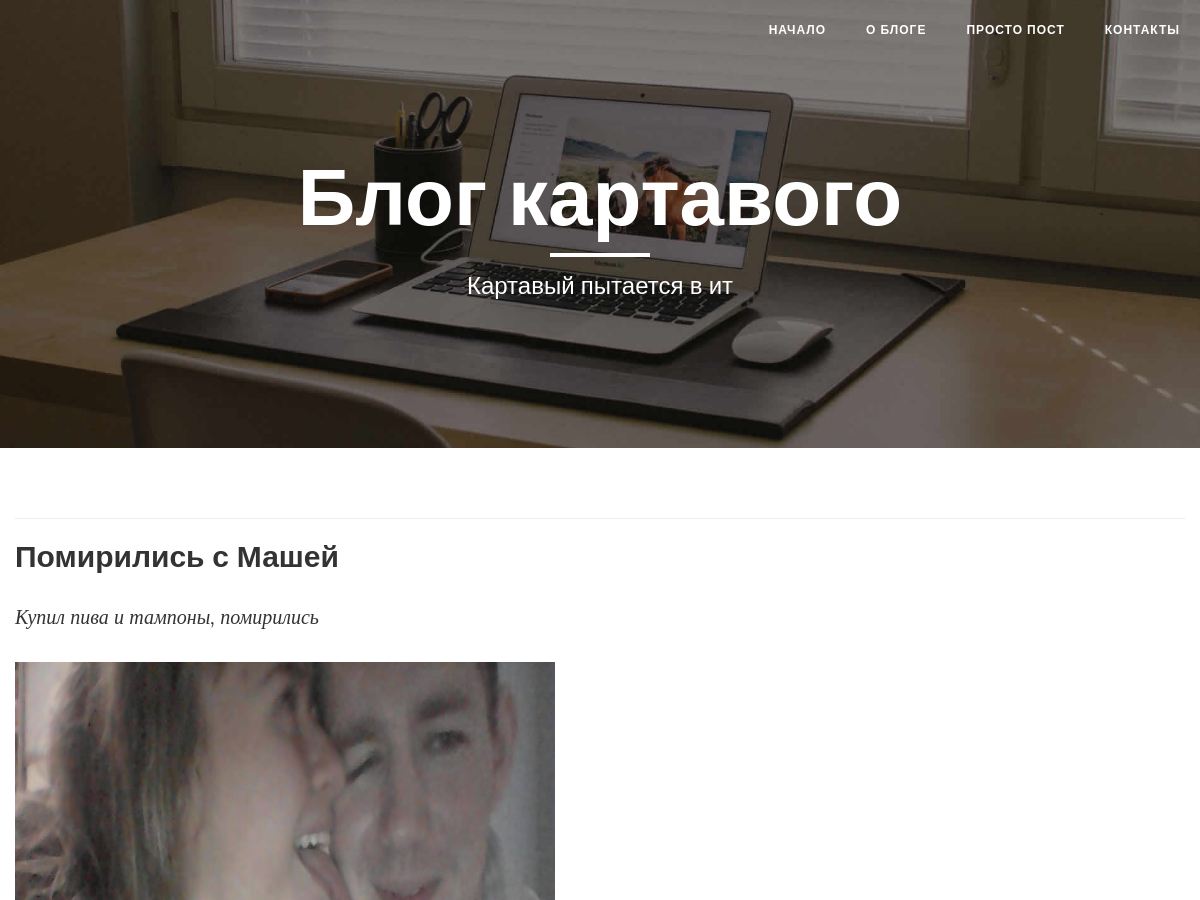
Before: / (upper part) with the older database file.
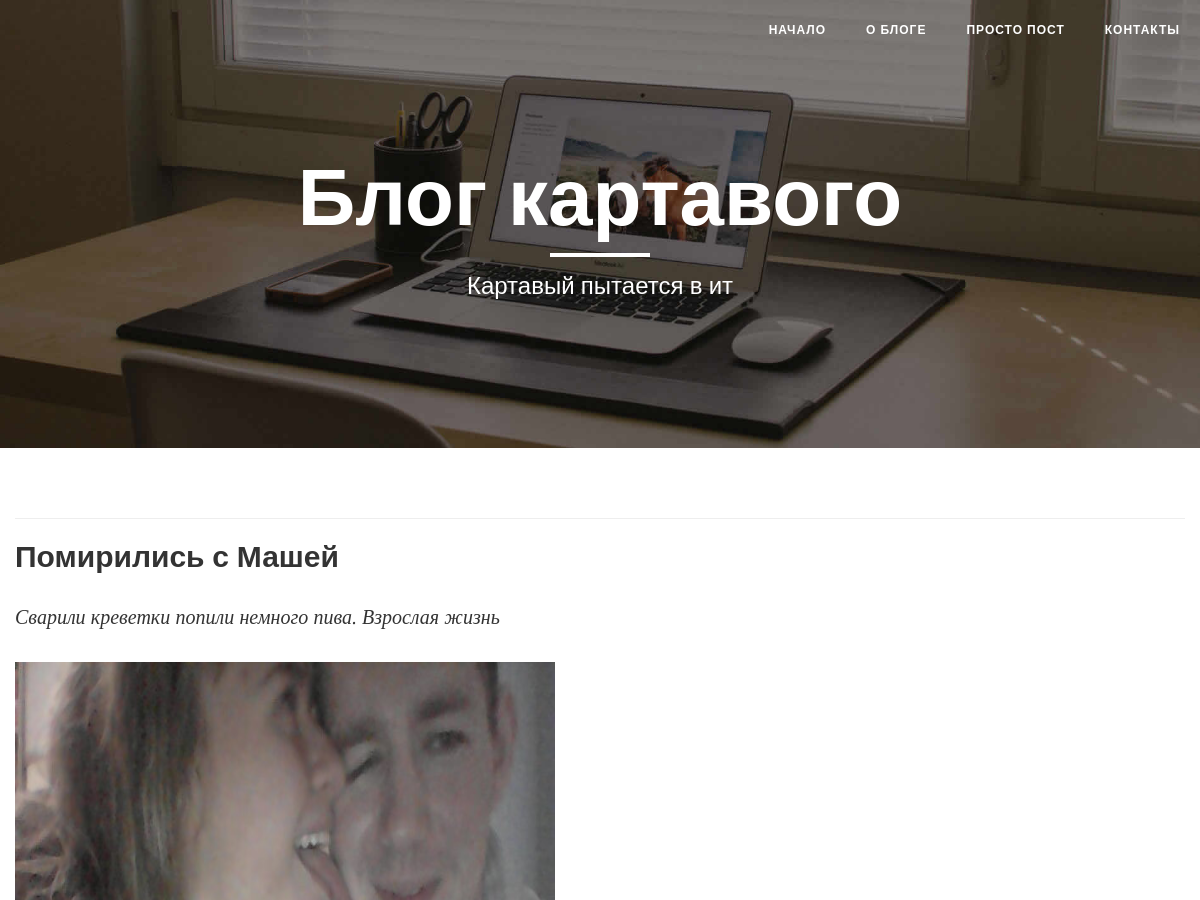
After: the same page with the newer database file.
### web_blog/models.py (models this page shows, shortened)
class Post(models.Model):
    name = models.CharField('Тема поста', max_length=150)
    text = models.TextField('Сам пост')
    date = models.DateField('Дата публикации', default=date.today)
    image = models.ImageField('Добавь картинку', upload_to='image_for_post/')
    """Зачем эта функция"""

### web_blog/views.py (the view)
# urls.py: path('', views.PostView.as_view())
class PostView(View):
    def get(self, request):
        posts = Post.objects.all()
        return render(request, 'posts/post.html', {'post_list': posts[::-1]})

### templates/posts/post.html (shortened to what this page needs)
<!DOCTYPE html>
{% load static %}
<html lang="en">
<head>
    <link href="{% static 'vendor/bootstrap/css/bootstrap.min.css'%}" rel="stylesheet">
    <link href="{% static 'css/clean-blog.min.css'%}" rel="stylesheet">
    <link href="{% static 'vendor/font-awesome/css/font-awesome.min.css'%}" rel="stylesheet" type="text/css">
</head>
<body>
    <nav class="navbar navbar-default navbar-custom navbar-fixed-top">
        <div class="container-fluid">
            <div class="navbar-header page-scroll">
                <a class="navbar-brand" href="post.html"></a>
            </div>
            <div class="collapse navbar-collapse" id="bs-example-navbar-collapse-1">
                <ul class="nav navbar-nav navbar-right">
                    <li>
                        <a href="post.html">Начало</a>
                    </li>
                    <li>
                        <a href="about.html">О блоге</a>
                    </li>
                    <li>
                        <a href="post.html">Просто пост</a>
                    </li>
                    <li>
                        <a href="contact.html">Контакты</a>
                    </li>
                </ul>
            </div>
        </div>
    </nav>
    <header class="intro-header" style="background-image: url('/static/img/home-bg.jpg')">
        <div class="container">
            <div class="row">
                <div class="col-lg-8 col-lg-offset-2 col-md-10 col-md-offset-1">
                    <div class="site-heading">
                        <h1>Блог картавого</h1>
                        <hr class="small">
                        <span class="subheading">Картавый пытается в ит</span>
                    </div>
                </div>
            </div>
        </div>
    </header>
    <div class="container">
        <div class="row">
            {% for post in post_list %}
                <hr>
                <h2>{{ post.name }}</h2>
                <p><em>{{ post.text }}</em></p>
                <img src="/media/{{ post.image }}" width="540" height="660" alt="{{ post.image }}"/>
            {% endfor %}
        </div>
    </div>
</body>
</html>

Changed rows visible on the page:
changed Post "Помирились с Машей": text "Купил пива и тампоны, помирились" → "Сварили креветки попили немного пива. Взрослая жизнь"
